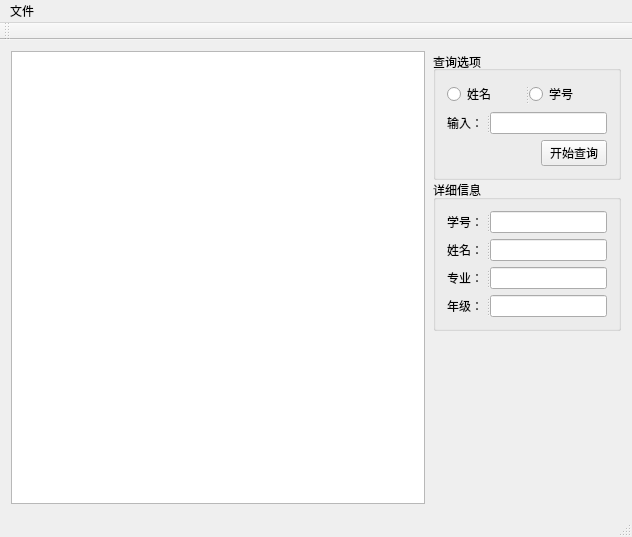
<?xml version="1.0" encoding="UTF-8"?>
<ui version="4.0">
 <class>ScoreWindow</class>
 <widget class="QMainWindow" name="ScoreWindow">
  <property name="geometry">
   <rect>
    <x>0</x>
    <y>0</y>
    <width>632</width>
    <height>537</height>
   </rect>
  </property>
  <property name="windowTitle">
   <string>ScoreWindow</string>
  </property>
  <widget class="QWidget" name="centralWidget">
   <layout class="QHBoxLayout" name="horizontalLayout">
    <item>
     <widget class="QTextEdit" name="textEdit"/>
    </item>
    <item>
     <widget class="QWidget" name="verticalLayout_4" native="true">
      <property name="minimumSize">
       <size>
        <width>190</width>
        <height>0</height>
       </size>
      </property>
      <property name="maximumSize">
       <size>
        <width>190</width>
        <height>16777215</height>
       </size>
      </property>
      <layout class="QVBoxLayout" name="verticalLayout_3">
       <property name="spacing">
        <number>0</number>
       </property>
       <property name="leftMargin">
        <number>2</number>
       </property>
       <property name="topMargin">
        <number>0</number>
       </property>
       <property name="rightMargin">
        <number>0</number>
       </property>
       <property name="bottomMargin">
        <number>0</number>
       </property>
       <item>
        <widget class="QGroupBox" name="groupBox">
         <property name="title">
          <string>查询选项</string>
         </property>
         <property name="alignment">
          <set>Qt::AlignLeading|Qt::AlignLeft|Qt::AlignVCenter</set>
         </property>
         <property name="flat">
          <bool>false</bool>
         </property>
         <property name="checkable">
          <bool>false</bool>
         </property>
         <layout class="QVBoxLayout" name="verticalLayout_2">
          <item>
           <widget class="QSplitter" name="splitter_7">
            <property name="orientation">
             <enum>Qt::Horizontal</enum>
            </property>
            <widget class="QRadioButton" name="radioStName">
             <property name="text">
              <string>姓名</string>
             </property>
            </widget>
            <widget class="QRadioButton" name="radioStNumber">
             <property name="text">
              <string>学号</string>
             </property>
            </widget>
           </widget>
          </item>
          <item>
           <widget class="QSplitter" name="splitter_2">
            <property name="orientation">
             <enum>Qt::Horizontal</enum>
            </property>
            <widget class="QLabel" name="label">
             <property name="text">
              <string>输入：</string>
             </property>
            </widget>
            <widget class="QLineEdit" name="edtInput"/>
           </widget>
          </item>
          <item>
           <layout class="QHBoxLayout" name="horizontalLayout_2">
            <item>
             <spacer name="horizontalSpacer">
              <property name="orientation">
               <enum>Qt::Horizontal</enum>
              </property>
              <property name="sizeHint" stdset="0">
               <size>
                <width>40</width>
                <height>20</height>
               </size>
              </property>
             </spacer>
            </item>
            <item>
             <widget class="QPushButton" name="btnQuery">
              <property name="enabled">
               <bool>true</bool>
              </property>
              <property name="minimumSize">
               <size>
                <width>66</width>
                <height>0</height>
               </size>
              </property>
              <property name="maximumSize">
               <size>
                <width>66</width>
                <height>16777215</height>
               </size>
              </property>
              <property name="text">
               <string>开始查询</string>
              </property>
             </widget>
            </item>
           </layout>
          </item>
         </layout>
        </widget>
       </item>
       <item>
        <widget class="QGroupBox" name="groupBox_2">
         <property name="title">
          <string>详细信息</string>
         </property>
         <layout class="QVBoxLayout" name="verticalLayout">
          <item>
           <widget class="QSplitter" name="splitter_4">
            <property name="orientation">
             <enum>Qt::Horizontal</enum>
            </property>
            <widget class="QLabel" name="label_2">
             <property name="text">
              <string>学号：</string>
             </property>
            </widget>
            <widget class="QLineEdit" name="lineEditID"/>
           </widget>
          </item>
          <item>
           <widget class="QSplitter" name="splitter_5">
            <property name="orientation">
             <enum>Qt::Horizontal</enum>
            </property>
            <widget class="QLabel" name="label_3">
             <property name="text">
              <string>姓名：</string>
             </property>
            </widget>
            <widget class="QLineEdit" name="lineEditName"/>
           </widget>
          </item>
          <item>
           <widget class="QSplitter" name="splitter_6">
            <property name="orientation">
             <enum>Qt::Horizontal</enum>
            </property>
            <widget class="QLabel" name="label_4">
             <property name="text">
              <string>专业：</string>
             </property>
            </widget>
            <widget class="QLineEdit" name="lineEditMajor"/>
           </widget>
          </item>
          <item>
           <widget class="QSplitter" name="splitter_3">
            <property name="orientation">
             <enum>Qt::Horizontal</enum>
            </property>
            <widget class="QLabel" name="label_5">
             <property name="text">
              <string>年级：</string>
             </property>
            </widget>
            <widget class="QLineEdit" name="lineEditClass"/>
           </widget>
          </item>
         </layout>
        </widget>
       </item>
       <item>
        <spacer name="verticalSpacer">
         <property name="orientation">
          <enum>Qt::Vertical</enum>
         </property>
         <property name="sizeHint" stdset="0">
          <size>
           <width>17</width>
           <height>48</height>
          </size>
         </property>
        </spacer>
       </item>
      </layout>
     </widget>
    </item>
   </layout>
  </widget>
  <widget class="QMenuBar" name="menuBar">
   <property name="geometry">
    <rect>
     <x>0</x>
     <y>0</y>
     <width>632</width>
     <height>26</height>
    </rect>
   </property>
   <widget class="QMenu" name="menu">
    <property name="title">
     <string>文件</string>
    </property>
    <addaction name="actionAdd"/>
    <addaction name="actionPL"/>
   </widget>
   <addaction name="menu"/>
  </widget>
  <widget class="QToolBar" name="mainToolBar">
   <attribute name="toolBarArea">
    <enum>TopToolBarArea</enum>
   </attribute>
   <attribute name="toolBarBreak">
    <bool>false</bool>
   </attribute>
  </widget>
  <widget class="QStatusBar" name="statusBar"/>
  <action name="actionAdd">
   <property name="text">
    <string>添加一条记录</string>
   </property>
  </action>
  <action name="actionPL">
   <property name="text">
    <string>批量导入数据</string>
   </property>
  </action>
 </widget>
 <layoutdefault spacing="6" margin="11"/>
 <resources/>
 <connections/>
</ui>
